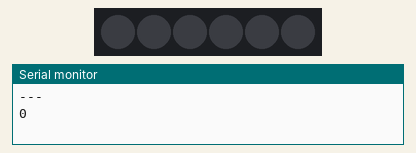
Simulated run of this sketch. Board: Arduino Uno, built with avr-gcc and run on an emulated ATmega328P. On the bench: 6 RGB LEDs in strip order, left to right, the last lines printed to the serial monitor. Dim RGB values are drawn brighter than linear; colours are those a GRB WS2812 strip shows for the declared byte order.

Above: at 0.6 s.
At 5.6 s:
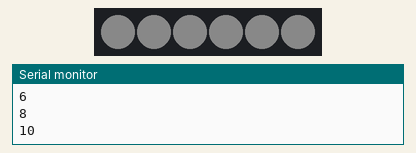
Timing chart, 0 to 39.5 s (numbered marks = the images above):
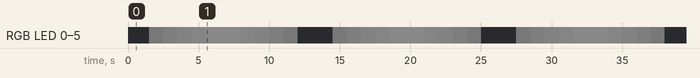

The sketch:

ledsv2.ino
```cpp
// Projet barre de LEDs
// V2 : 4/1/2024 : Dans cette version, les LEDS s'allument en même temps et augmentent de brillance petit à petit.
// Une fois au maximum de la brillance, elles s'éteignent toutes petit à petit en diminuant la brillance

#include <FastLED.h>

// 5 variables pour modifier le comportement du programme
#define NUM_LEDS 6            // Combien de leds
#define DATA_PIN 8            // Port sur l'arduino
#define MAXLUMINOSITE 10     // Luminosité maximumum sachant que cela varie de 0 à 255
#define NOMBREITERATION 5     // Nombre d'itération pour passer de la brillance 0 à MAXLUMINOSITE
#define DELAI1  1000           // Attente en milliseconde entre changement de brillance entre deux passages
#define DELAI2  500           // Attente en milliseconde avant changement de sens


// Definition du tableau de LED
CRGB leds[NUM_LEDS];

void setup() {
    FastLED.addLeds<WS2812B, DATA_PIN, RGB>(leds, NUM_LEDS);  // GRB ordering is typical
    delay(DELAI2);    // Bonne pratique pour protéger les LES au démarrage de l'arduino
    // On initialise toutes les leds à la couleur blanche
    for( int j = 0; j < NUM_LEDS; j++) {
      leds[j] = CRGB::White;
    }
    Serial.begin(9600);
}


// Programme final
void loop() {
      Serial.println("---");
    int bright_current = 0;
    // Passage 1 : On augmente la luminosité de toutes les leds
    for( int i = 0; i <= NOMBREITERATION; i++) {
        Serial.println(bright_current);
        FastLED.setBrightness(bright_current);
        FastLED.show();
        delay(DELAI1);
        bright_current =  bright_current+(MAXLUMINOSITE/NOMBREITERATION);
        if (bright_current>MAXLUMINOSITE) {
          bright_current=MAXLUMINOSITE;
        }
    }
    delay(DELAI2);

    Serial.println("changement");
    // Passage 2 : On diminue la luminosité de toutes les leds
    for( int i = 0; i <= NOMBREITERATION; i++) {
        Serial.println(bright_current);
        FastLED.setBrightness(bright_current);
        FastLED.show();
        delay(DELAI1);
        bright_current =  bright_current-(MAXLUMINOSITE/NOMBREITERATION);
        if (bright_current<0) {
          bright_current=0;
        }
    }
    delay(DELAI2);
    Serial.println("changement");
 }
```

Measured:
- by itself, RGB LED 0–5: repeats every 13.0 s: RGB(4, 4, 4) 1.0 s, RGB(6, 6, 6) 1.0 s, RGB(8, 8, 8) 1.0 s, RGB(10, 10, 10) 2.5 s, RGB(8, 8, 8) 1.0 s, RGB(6, 6, 6) 1.0 s, RGB(4, 4, 4) 1.0 s, RGB(2, 2, 2) 1.0 s, off 2.5 s, RGB(2, 2, 2) 1.0 s
- by itself, everything shown: repeats every 13.0 s, in 10 steps
- what the display in image 0 shows lasts 1.0 s, from 0.5 s to 1.5 s
